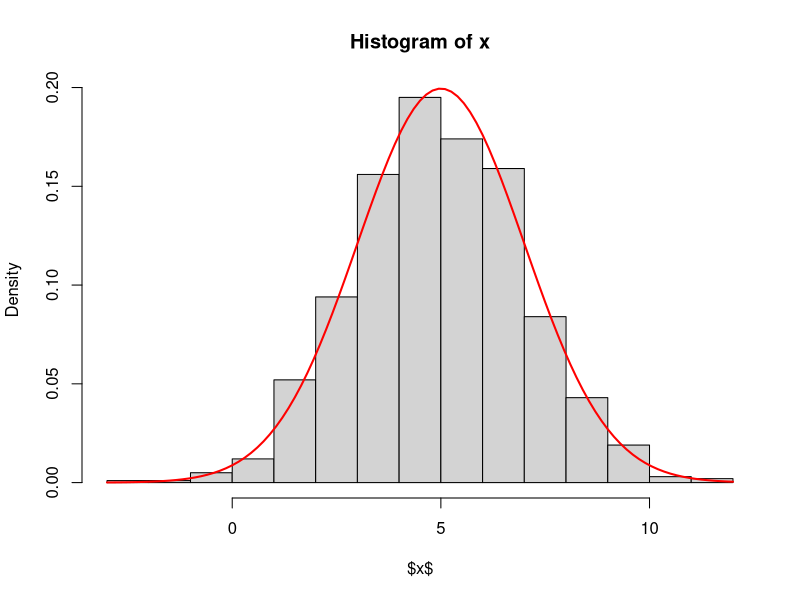

Generate this figure with R: (Note: this script raises an error after producing the figure.)
## ---- chunk 1
n <- 1000
## ---- chunk 2
u1 <- runif(n/2,0,1) 
u2 <- runif(n/2,0,1)

## ---- chunk 3
z1 <- sqrt(-2*log(u1))*cos(2*pi*u2)
z2 <- sqrt(-2*log(u1))*sin(2*pi*u2)
## ---- chunk 4
z <- c(z1,z2)
## ---- chunk 5
mu <- 5
sigma <- 2
## ---- chunk 6
x <- mu + sigma * z
## ---- chunk 7
mean(x)
sd(x)
## ---- chunk 8
hist(x,
freq = FALSE,
ylab = "Density",
xlab = "$x$")
curve(dnorm(x, mean = mu, sd = sigma),
col = "red", lwd = 2, add = TRUE)
## ---- chunk 9
df <- read.csv("hlthexp.csv")
## ---- chunk 10
any(is.na(df$Hospitals))
## ---- chunk 11
df$Total.Other.Service <- df$Dental + df$Vision + df$Other.professional
## ---- chunk 12
mpg <-ggplot2::mpg
## ---- chunk 13
subset(mpg, year == 2008)
mpg_2008 <- subset(mpg, year == 2008)
## ---- chunk 14
#for cty's observations from 2008
max(mpg_2008$cty,na.rm = TRUE)
min(mpg_2008$cty,na.rm = TRUE)

#for all cty's observations
max(mpg$cty,na.rm = TRUE)
min(mpg$cty,na.rm = TRUE)
## ---- chunk 15
sum(mpg_2008$cty)/length(mpg_2008$cty)
## ---- chunk 16
mean(mpg_2008$cty)
## ---- chunk 17
compact <- ifelse(mpg$class == "compact",1,0)
## ---- chunk 18
mean(subset(mpg, mpg$class == "compact")$cty)
